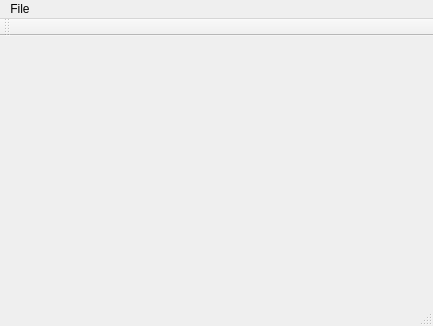
<?xml version="1.0" encoding="UTF-8"?>
<ui version="4.0">
 <class>MainWindow</class>
 <widget class="QMainWindow" name="MainWindow">
  <property name="geometry">
   <rect>
    <x>0</x>
    <y>0</y>
    <width>433</width>
    <height>326</height>
   </rect>
  </property>
  <property name="windowTitle">
   <string>MainWindow</string>
  </property>
  <widget class="QWidget" name="centralWidget"/>
  <widget class="QMenuBar" name="menuBar">
   <property name="geometry">
    <rect>
     <x>0</x>
     <y>0</y>
     <width>433</width>
     <height>21</height>
    </rect>
   </property>
   <widget class="QMenu" name="menuFile">
    <property name="title">
     <string>File</string>
    </property>
    <addaction name="actionOpen"/>
   </widget>
   <addaction name="menuFile"/>
  </widget>
  <widget class="QToolBar" name="mainToolBar">
   <attribute name="toolBarArea">
    <enum>TopToolBarArea</enum>
   </attribute>
   <attribute name="toolBarBreak">
    <bool>false</bool>
   </attribute>
  </widget>
  <widget class="QStatusBar" name="statusBar"/>
  <action name="actionOpen">
   <property name="text">
    <string>Open</string>
   </property>
  </action>
 </widget>
 <layoutdefault spacing="6" margin="11"/>
 <resources/>
 <connections/>
</ui>
